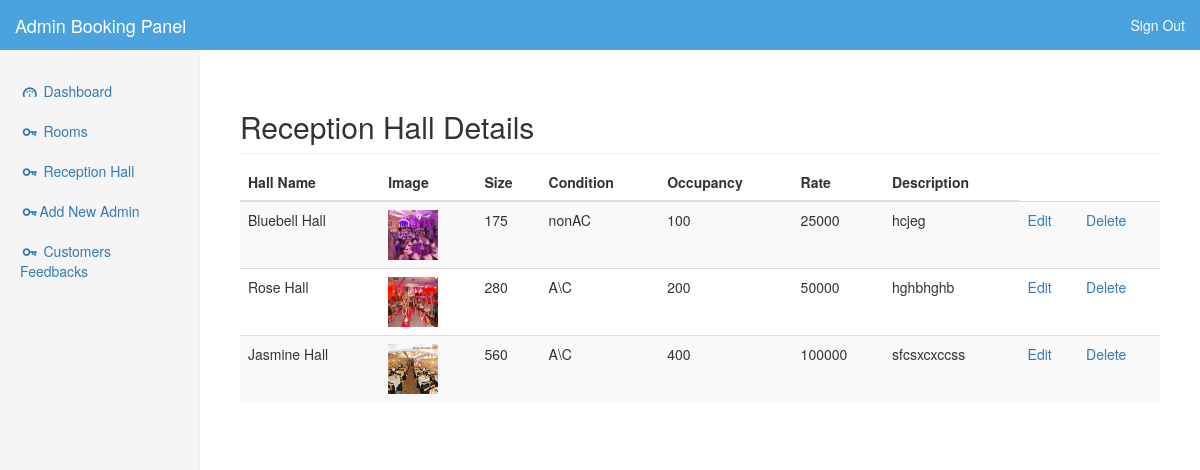
/HotelB/admin/reception.php, run on the app's committed database.
### tables this page shows
CREATE TABLE IF NOT EXISTS `hall` (
  `hall_id` int(20) NOT NULL,
  `occupancy` int(5) NOT NULL,
  `size` int(5) NOT NULL,
  `cond` varchar(7) NOT NULL,
  `hall_name` varchar(20) NOT NULL,
  `description` text NOT NULL,
  `rate` double NOT NULL,
  `imgpath` varchar(100) NOT NULL
);

### HotelB/admin/reception.php (the view, shortened to what this page needs)
<!DOCTYPE html>
<html lang="en"><head>>
    <link href="css/bootstrap.min.css" rel="stylesheet">
    <link href="css/dashboard.css" rel="stylesheet">
	<link href="http://ajax.googleapis.com/ajax/libs/jqueryui/1.8/themes/base/jquery-ui.css" rel="stylesheet" type="text/css"/>
	<link href="css/datepicker.css" rel="stylesheet" type="text/css"/>
  <link rel="stylesheet" href="css/fontello.css">
    <link rel="stylesheet" href="css/animation.css">
 </head>
  <body>
    <nav class="navbar navbar-inverse navbar-fixed-top" role="navigation">
      <div class="container-fluid" style="background-color: #4aa3df;">
        <div class="navbar-header">
          <a class="navbar-brand" href="#" style="color: #ffffff;">Admin Booking Panel</a>
        </div>
        <div id="navbar" class="navbar-collapse collapse">
          <ul class="nav navbar-nav navbar-right">
            <li><a href="signout.php" style="color: #ffffff;">Sign Out</a></li>
          </ul>
        </div>
      </div>
    </nav>
    <div class="container-fluid">
      <div class="row">
        <div class="col-sm-5 col-md-2 sidebar">
          <ul class="nav nav-sidebar">
            <li><a href="dashboard.php"><i class="icon-gauge"></i> Dashboard <span class="sr-only">(current)</span></a></li>
			<li><a href="room.php"><i class="icon-key"></i> Rooms</a></li>
            <li><a href="reception.php"><i class="icon-key"></i> Reception Hall</a></li>
            <li><a href="newadmin.php"><i class="icon-key"></i>Add New Admin</a></li>
            <li><a href="feedback.php"><i class="icon-key"></i> Customers Feedbacks</a></li>
          </ul>
        </div>
        <div class="col-sm-9 col-sm-offset-3 col-md-10 col-md-offset-2 main" id="receptionhallsdetail">
          <h2 class="sub-header">Reception Hall  Details</h2>
          <div class="table-responsive">
            <table class="table table-striped">
              <thead>
                <tr>
                  <th>Hall Name</th>
                  <th>Image</th>
				  <th>Size</th>
                  <th>Condition</th>
			      <th>Occupancy</th>
                   <th>Rate</th>
                  <th>Description</th>
                </tr>
              </thead>
              <tbody id="hallinfo"  >
					<?php
						include './auth.php';
						$result = mysqli_query($con,"select * from hall");
						if(mysqli_num_rows($result) > 0){
							while ($row = mysqli_fetch_array($result) ){
								print "<tr style=\"\">		 <td>".$row['hall_name']."</td>\n";
								print "                  <td><img src=\"../".$row['imgpath']."\" style=\"height:50px;width:50px;\"\"></td>\n";
								print "                  <td>".$row['size']." </td>\n";
								print "                  <td>".$row['cond']."</td>\n";
								print "                  <td>".$row['occupancy']."</td>\n";
								print "                  <td>".$row['rate']."</td>\n";
								print "                  <td>".$row['description']."</td>\n";
								print "                  <td><a href=\"edithall.php?hall_id=".$row['hall_id']."\" \">Edit</a></td><td><a class=\"delete\" href=\"deletehall.php?room_id=".$row['hall_id']."\">Delete</a></td></tr>";
							}
						}
					?>
              </tbody>
            </table>
          </div>
</body>
</html>

### HotelB/admin/css/dashboard.css (style rules this page uses)
body { padding-top: 50px; }
.sub-header { padding-bottom: 10px; border-bottom: 1px solid #eee; }
.navbar-fixed-top { border: 0; }
.sidebar { display: none; }
@media (min-width: 768px) { .sidebar { position: fixed; top: 51px; bottom: 0; left: 0; z-index: 1000; display: block; padding: 20px; overflow-x: hidden; overflow-y: auto; background-color: #f5f5f5; border-right: 1px solid #eee; } }
.nav-sidebar { margin-right: -21px; margin-bottom: 20px; margin-left: -20px; }
.nav-sidebar > li > a { padding-right: 20px; padding-left: 20px; }
.main { padding: 20px; }
@media (min-width: 768px) { .main { padding-right: 40px; padding-left: 40px; } }

### data on the page
hall: hall_name "Bluebell Hall", imgpath (picture), size "175", cond "nonAC", occupancy "100", rate "25000", description "hcjeg"
hall: hall_name "Rose Hall", shows a picture, size "280", cond "A\\C", occupancy "200", rate "50000", description "hghbhghb"
hall: hall_name "Jasmine Hall", shows a picture, size "560", cond "A\\C", occupancy "400", rate "100000", description "sfcsxcxccss"
